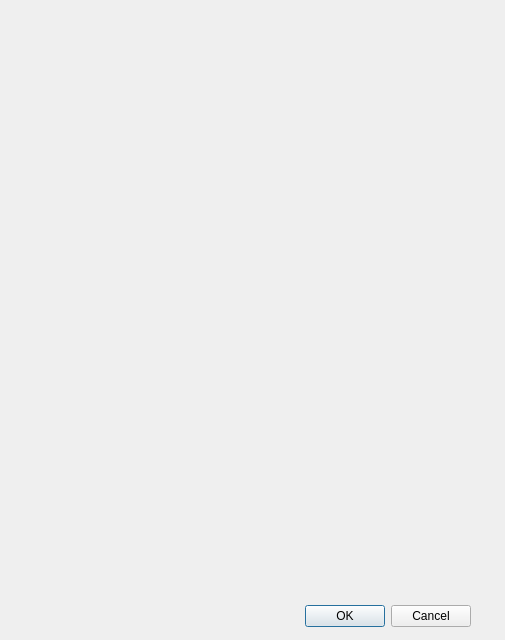
<?xml version="1.0" encoding="UTF-8"?>
<ui version="4.0">
 <class>Factura</class>
 <widget class="QDialog" name="Factura">
  <property name="geometry">
   <rect>
    <x>0</x>
    <y>0</y>
    <width>505</width>
    <height>640</height>
   </rect>
  </property>
  <property name="windowTitle">
   <string>Dialog</string>
  </property>
  <property name="windowIcon">
   <iconset resource="Recursos/Img/Recursos.qrc">
    <normaloff>:/factura.png</normaloff>:/factura.png</iconset>
  </property>
  <widget class="QDialogButtonBox" name="buttonBox">
   <property name="geometry">
    <rect>
     <x>10</x>
     <y>600</y>
     <width>461</width>
     <height>32</height>
    </rect>
   </property>
   <property name="orientation">
    <enum>Qt::Horizontal</enum>
   </property>
   <property name="standardButtons">
    <set>QDialogButtonBox::Cancel|QDialogButtonBox::Ok</set>
   </property>
  </widget>
 </widget>
 <resources>
  <include location="Recursos/Img/Recursos.qrc"/>
 </resources>
 <connections>
  <connection>
   <sender>buttonBox</sender>
   <signal>accepted()</signal>
   <receiver>Factura</receiver>
   <slot>accept()</slot>
   <hints>
    <hint type="sourcelabel">
     <x>248</x>
     <y>254</y>
    </hint>
    <hint type="destinationlabel">
     <x>157</x>
     <y>274</y>
    </hint>
   </hints>
  </connection>
  <connection>
   <sender>buttonBox</sender>
   <signal>rejected()</signal>
   <receiver>Factura</receiver>
   <slot>reject()</slot>
   <hints>
    <hint type="sourcelabel">
     <x>316</x>
     <y>260</y>
    </hint>
    <hint type="destinationlabel">
     <x>286</x>
     <y>274</y>
    </hint>
   </hints>
  </connection>
 </connections>
</ui>
